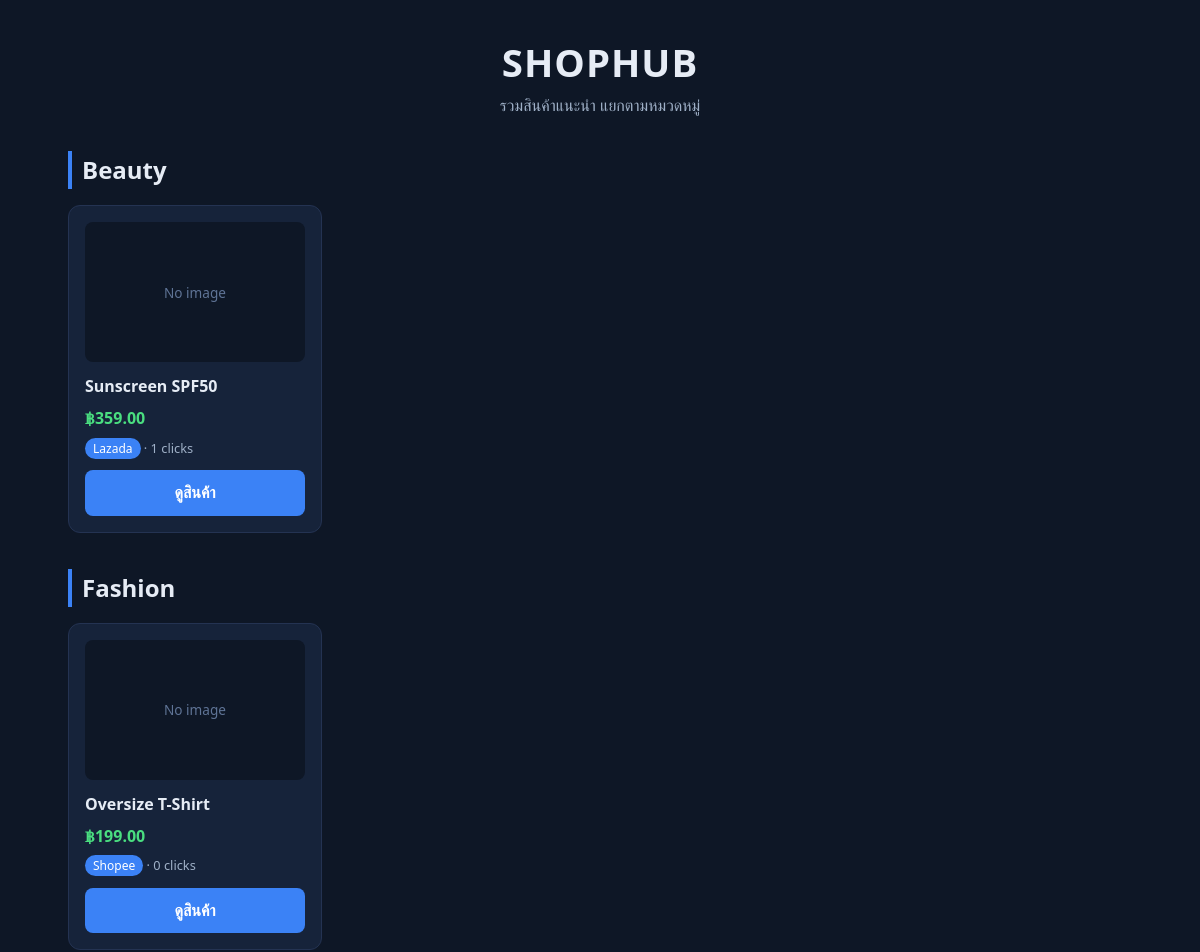
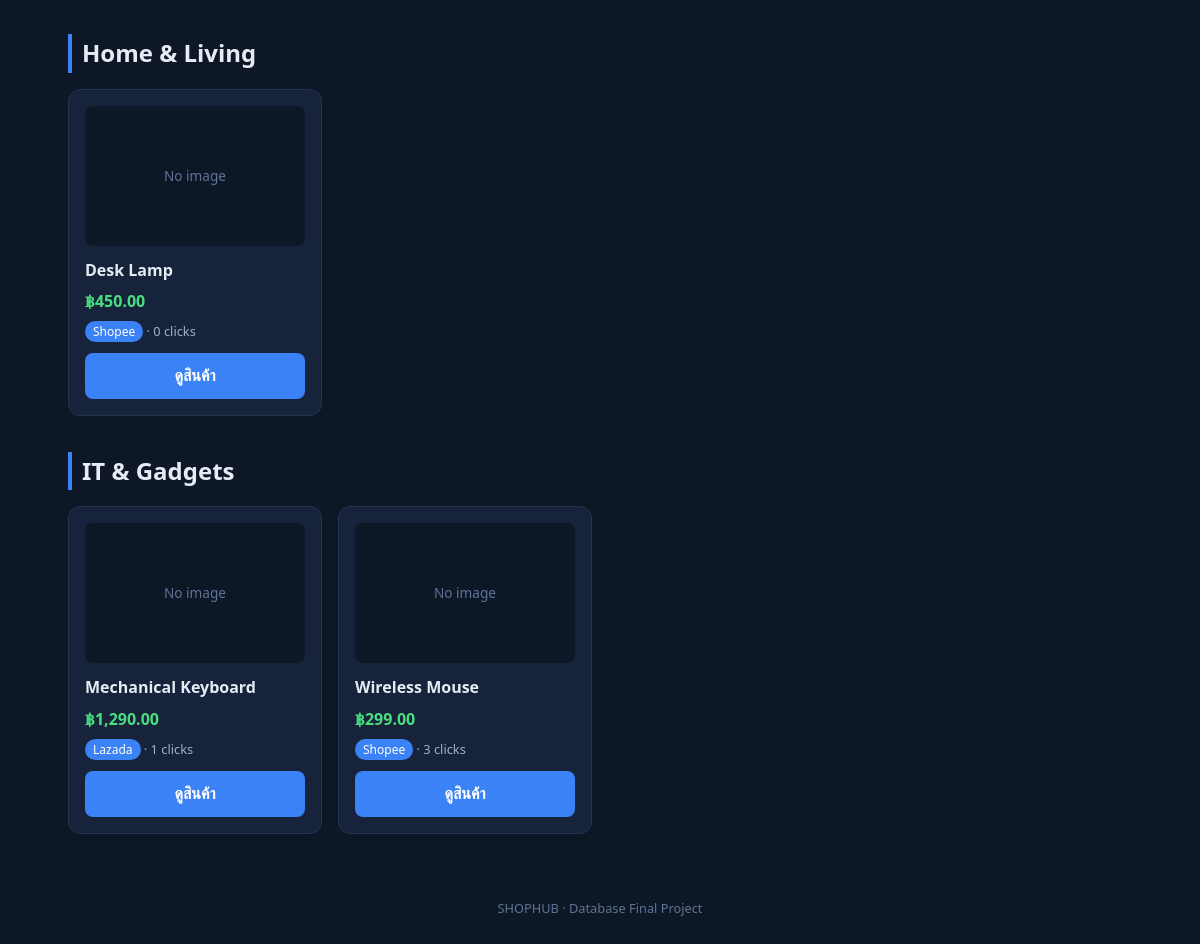
The page / on the database its author committed (2 pictures, top to bottom).
### tables this page shows
CREATE TABLE IF NOT EXISTS products (
  id INT AUTO_INCREMENT PRIMARY KEY,
  category_id INT NOT NULL,
  platform_id INT NOT NULL,
  name VARCHAR(200) NOT NULL,
  price DECIMAL(10,2) NOT NULL,
  image_url VARCHAR(500),
  affiliate_url VARCHAR(500) NOT NULL,
  created_at TIMESTAMP NOT NULL DEFAULT CURRENT_TIMESTAMP,
  CONSTRAINT fk_products_category FOREIGN KEY (category_id) REFERENCES categories(id)
    ON DELETE RESTRICT ON UPDATE CASCADE,
  CONSTRAINT fk_products_platform FOREIGN KEY (platform_id) REFERENCES platforms(id)
    ON DELETE RESTRICT ON UPDATE CASCADE
);

CREATE TABLE IF NOT EXISTS platforms (
  id INT AUTO_INCREMENT PRIMARY KEY,
  name VARCHAR(50) NOT NULL UNIQUE
);

### index.php (the view, shortened to what this page needs)
<?php
require 'config/db.php';
function h($v){ return htmlspecialchars((string)$v, ENT_QUOTES, 'UTF-8'); }
$sql = "SELECT p.id, p.name, p.price, p.image_url,
               c.name AS category, pl.name AS platform,
               COUNT(k.id) AS clicks
        FROM products p
        JOIN categories c  ON p.category_id = c.id
        JOIN platforms pl  ON p.platform_id = pl.id
        LEFT JOIN clicks k ON k.product_id = p.id
        GROUP BY p.id, p.name, p.price, p.image_url, c.name, pl.name
        ORDER BY c.name, p.name";
$result = mysqli_query($conn, $sql);
$grouped = [];
while ($row = mysqli_fetch_assoc($result)) {
    $grouped[$row['category']][] = $row;
}
?>
<!doctype html>
<html lang="th">
<head>
    <link rel="stylesheet" href="assets/css/style.css">
</head>
<body>
<div class="container">
    <header class="hero">
        <h1>SHOPHUB</h1>
        <p>รวมสินค้าแนะนำ แยกตามหมวดหมู่</p>
    </header>
    <?php foreach ($grouped as $category => $items): ?>
        <section class="category">
            <h2><?= h($category) ?></h2>
            <div class="grid">
                <?php foreach ($items as $p): ?>
                    <div class="card">
                        <div class="thumb">
                            <?php if ($p['image_url']): ?>
                                <img src="<?= h($p['image_url']) ?>" alt="<?= h($p['name']) ?>">
                            <?php else: ?>
                                <span class="noimg">No image</span>
                            <?php endif; ?>
                        </div>
                        <h3><?= h($p['name']) ?></h3>
                        <p class="price">฿<?= number_format((float)$p['price'], 2) ?></p>
                        <p class="meta"><span class="badge"><?= h($p['platform']) ?></span> · <?= (int)$p['clicks'] ?> clicks</p>
                        <a class="btn" href="go.php?id=<?= (int)$p['id'] ?>" target="_blank" rel="noopener">ดูสินค้า</a>
                    </div>
                <?php endforeach; ?>
            </div>
        </section>
    <?php endforeach; ?>
    <footer>SHOPHUB · Database Final Project</footer>
</div>
</body>
</html>

### assets/css/style.css (style rules this page uses)
* { box-sizing: border-box; margin: 0; padding: 0; }
body { font-family: system-ui, sans-serif; background: #0e1726; color: #e6ecf5; line-height: 1.6; }
.container { max-width: 1100px; margin: 0 auto; padding: 32px 18px; }
.hero { text-align: center; margin-bottom: 32px; }
.hero h1 { font-size: 2.4rem; letter-spacing: 1px; }
.hero p { color: #9fb0c7; }
.category { margin-bottom: 36px; }
.category h2 { border-left: 4px solid #3b82f6; padding-left: 10px; margin-bottom: 16px; }
.grid { display: grid; grid-template-columns: repeat(auto-fill, minmax(220px, 1fr)); gap: 16px; }
.card { background: #16233a; border: 1px solid #243352; border-radius: 12px; padding: 16px; display: flex; flex-direction: column; }
.thumb { height: 140px; background: #0e1726; border-radius: 8px; display: flex; align-items: center; justify-content: center; margin-bottom: 12px; overflow: hidden; }
.noimg { color: #5f7496; font-size: .85rem; }
.card h3 { font-size: 1rem; margin-bottom: 6px; }
.price { color: #4ade80; font-weight: 700; margin-bottom: 6px; }
.meta { font-size: .8rem; color: #9fb0c7; margin-bottom: 12px; }
.badge { background: #3b82f6; color: #fff; padding: 2px 8px; border-radius: 999px; font-size: .75rem; }
.btn { margin-top: auto; text-align: center; background: #3b82f6; color: #fff; text-decoration: none; padding: 10px; border-radius: 8px; font-weight: 600; }
footer { text-align: center; color: #5f7496; padding: 28px; font-size: .8rem; }

### rows shown on the page
products: shows "No image", name "Sunscreen SPF50", price "359.00", platform.name "Lazada", clicks "1"
products: shows "No image", name "Oversize T-Shirt", price "199.00", platform.name "Shopee", clicks "0"
products: shows "No image", name "Desk Lamp", price "450.00", platform.name "Shopee", clicks "0"
products: shows "No image", name "Mechanical Keyboard", price "1,290.00", platform.name "Lazada", clicks "1"
products: shows "No image", name "Wireless Mouse", price "299.00", platform.name "Shopee", clicks "3"

### other values the page prints
$category "Beauty"
$category "Fashion"
$category "Home & Living"
$category "IT & Gadgets"
